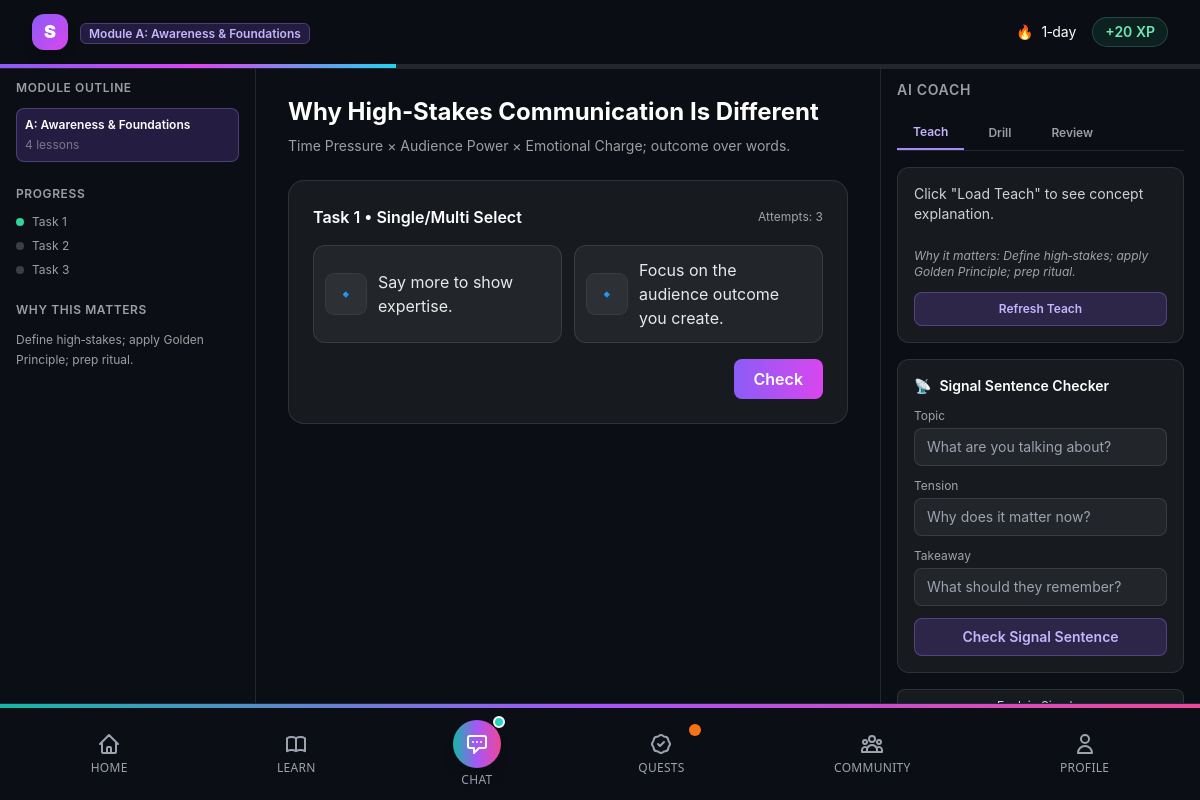
Page /lesson/33/ (signed in) on the committed database.
### myApp/models.py (models this page shows, shortened)
class Lesson(models.Model):
    unit = models.ForeignKey(Unit, on_delete=models.CASCADE, related_name='lessons')
    name = models.CharField(max_length=100)
    description = models.TextField()
    order = models.IntegerField()
    duration_minutes = models.IntegerField()
    xp_reward = models.IntegerField(default=10)
    tip_sheet = models.TextField(blank=True)
    learning_objectives = models.TextField(blank=True)
    class Meta:
        ordering = ['unit', 'order']
        unique_together = ['unit', 'order']

class Unit(models.Model):
    level = models.ForeignKey(Level, on_delete=models.CASCADE, related_name='units')
    name = models.CharField(max_length=100)
    description = models.TextField()
    order = models.IntegerField()
    duration_minutes = models.IntegerField()
    class Meta:
        ordering = ['level', 'order']
        unique_together = ['level', 'order']

class Profile(models.Model):
    user = models.OneToOneField(User, on_delete=models.CASCADE)
    created_at = models.DateTimeField(auto_now_add=True)
    updated_at = models.DateTimeField(auto_now=True)
    daily_goal_minutes = models.IntegerField(default=5, validators=[MinValueValidator(2), MaxValueValidator(60)])
    learning_goal = models.CharField(max_length=100, default="converse_confidently")
    current_level = models.IntegerField(default=1, validators=[MinValueValidator(1), MaxValueValidator(6)])
    total_xp = models.IntegerField(default=0)
    current_streak = models.IntegerField(default=0)
    longest_streak = models.IntegerField(default=0)
    last_activity = models.DateTimeField(null=True, blank=True)
    coins = models.IntegerField(default=0)
    tickets = models.IntegerField(default=0)  # For district venue entry
    persona = models.JSONField(default=dict, blank=True)  # Role, audience, goal, etc.
    contexts = models.JSONField(default=list, blank=True)  # Typical speaking contexts
    goals = models.JSONField(default=list, blank=True)  # Learning goals
    ab_variant = models.CharField(max_length=1, default='A', choices=[('A', 'Dashboard-first'), ('B', 'Map-first')])
    onboarding_completed = models.BooleanField(default=False)

class Exercise(models.Model):
    EXERCISE_TYPES = [
        ('select', 'Single/Multi Select'),
        ('match', 'Match/Order'),
        ('rewrite', 'Rewrite for Clarity'),
        ('listen', 'Tap What You Hear'),
        ('speak', 'Say It Aloud'),
        ('scenario', 'Scenario Choice'),
        ('milestone', 'Milestone Recording'),
    ]
    lesson = models.ForeignKey(Lesson, on_delete=models.CASCADE, related_name='exercises')
    exercise_type = models.CharField(max_length=20, choices=EXERCISE_TYPES)
    order = models.IntegerField()
    prompt = models.TextField()
    stimulus_text = models.TextField(blank=True)
    stimulus_audio = models.URLField(blank=True)
    stimulus_image = models.URLField(blank=True)
    options = models.JSONField(default=list, blank=True)  # List of options
    correct_answers = models.JSONField(default=list)  # List of correct answer indices/values
    reference_rewrite = models.TextField(blank=True)
    rubric_criteria = models.JSONField(default=dict, blank=True)  # Scoring criteria
    concept_refs = models.JSONField(default=list, blank=True, help_text="List of KnowledgeBlock slugs used")
    xp_reward = models.IntegerField(default=5)
    max_attempts = models.IntegerField(default=3)
    hints = models.TextField(blank=True)
    feedback_correct = models.TextField(blank=True)
    feedback_incorrect = models.TextField(blank=True)
    class Meta:
        ordering = ['lesson', 'order']
        unique_together = ['lesson', 'order']

### myApp/views.py (the view)
# urls.py: path('lesson/<int:lesson_id>/', views.lesson_runner, name='lesson_runner'),
@login_required
def lesson_runner(request, lesson_id):
    lesson = get_object_or_404(Lesson, id=lesson_id)
    exercises = lesson.exercises.all().order_by('order')
    completed_exercises = ExerciseAttempt.objects.filter(
        user=request.user,
        exercise__lesson=lesson,
        is_correct=True
    ).values_list('exercise_id', flat=True)
    total_attempts = ExerciseAttempt.objects.filter(user=request.user).count()
    is_first_lesson = total_attempts == 0
    level = lesson.unit.level if lesson.unit else None
    district = District.objects.filter(level=level).first() if level else None
    module_letter = lesson.unit.name[0] if lesson.unit and lesson.unit.name else 'A'
    knowledge_blocks = KnowledgeBlock.objects.filter(module=module_letter)[:5]
    all_units = Unit.objects.filter(level=level).order_by('order') if level else []
    context = {
        'lesson': lesson,
        'exercises': exercises,
        'completed_exercises': completed_exercises,
        'is_first_lesson': is_first_lesson,
        'level': level,
        'district': district,
        'module_letter': module_letter,
        'knowledge_blocks': knowledge_blocks,
        'all_units': all_units,
    }
    return render(request, 'myApp/lesson_runner.html', context)

### myApp/templates/myApp/lesson_runner.html (shortened to what this page needs)
{% extends 'myApp/base_lesson.html' %}
{% load static %}
{% block content %}
<div class="min-h-screen bg-[#0B0E14] text-white" style="font-family: 'Inter', 'Manrope', sans-serif;">
  <header class="fixed inset-x-0 top-0 z-50 bg-[#0B0E14]/95 backdrop-blur-xl border-b border-white/10">
    <div class="max-w-[1920px] mx-auto px-4 sm:px-6 lg:px-8 h-16 flex items-center justify-between">
      <div class="flex items-center gap-3">
        <a href="{% url 'home' %}" class="w-9 h-9 rounded-xl bg-gradient-to-br from-violet-500 to-fuchsia-500 grid place-items-center shadow-lg">
          <span class="text-lg font-black">S</span>
        </a>
        <div>
          {% if level %}
          <span class="px-2 py-0.5 rounded-md bg-violet-500/20 border border-violet-400/30 text-violet-300 text-xs font-semibold">
            Module {{ module_letter }}: {{ lesson.unit.name }}
          </span>
          {% endif %}
        </div>
      </div>
      <div class="flex items-center gap-4">
        <div class="flex items-center gap-2 text-sm">
          <span class="text-orange-400">🔥</span>
          <span>{{ request.user.profile.current_streak|default:0 }}‑day</span>
        </div>
        <div class="px-3 py-1 rounded-full bg-emerald-400/10 border border-emerald-300/20 text-emerald-300 text-sm font-semibold">
          +{{ lesson.xp_reward }} XP
        </div>
      </div>
    </div>
    <div class="h-1 bg-white/10">
      <div id="progressBar" class="h-1 bg-gradient-to-r from-violet-500 via-fuchsia-500 to-cyan-400 transition-[width] duration-250" style="width: 0%"></div>
    </div>
  </header>
  <div class="flex max-w-[1920px] mx-auto pt-16">
    <aside class="w-64 fixed left-0 top-16 bottom-0 overflow-y-auto bg-[#0B0E14] border-r border-white/10 p-4">
      <div class="space-y-6">
        <div>
          <h3 class="text-xs font-semibold text-white/60 uppercase tracking-wider mb-3">Module Outline</h3>
          <div class="space-y-2">
            {% for unit in all_units %}
            <div class="p-2 rounded-lg {% if unit.id == lesson.unit.id %}bg-violet-500/20 border border-violet-400/30{% else %}bg-white/5{% endif %}">
              <div class="text-xs font-semibold">{{ unit.name|first }}: {{ unit.name }}</div>
              <div class="text-xs text-white/40 mt-1">{{ unit.lessons.count }} lessons</div>
            </div>
            {% endfor %}
          </div>
        </div>
        <div>
          <h3 class="text-xs font-semibold text-white/60 uppercase tracking-wider mb-3">Progress</h3>
          <div class="space-y-2">
            {% for exercise in exercises %}
            <div class="flex items-center gap-2 text-xs">
              <div class="w-2 h-2 rounded-full {% if exercise.id in completed_exercises %}bg-emerald-400{% else %}bg-white/20{% endif %}"></div>
              <span class="text-white/60">Task {{ exercise.order }}</span>
            </div>
            {% endfor %}
          </div>
        </div>
        <div>
          <h3 class="text-xs font-semibold text-white/60 uppercase tracking-wider mb-3">Why This Matters</h3>
          <div class="text-xs text-white/60 leading-relaxed">
            {{ lesson.learning_objectives|default:"Master core communication skills that build confidence and influence in high-stakes situations." }}
          </div>
        </div>
      </div>
    </aside>
    <main class="flex-1 ml-64 mr-80 p-8">
      <div class="max-w-3xl mx-auto">
        <div class="mb-6">
          <h1 class="text-2xl font-bold mb-2">{{ lesson.name }}</h1>
          <p class="text-white/60 text-sm">{{ lesson.description }}</p>
        </div>
        <div id="exercise-container" class="space-y-6">
          {% for exercise in exercises %}
          <article
            class="exercise-card bg-white/5 border border-white/10 rounded-2xl p-6 {% if forloop.counter0 > 0 %}hidden{% endif %}"
            data-exercise-id="{{ exercise.id }}"
            data-type="{{ exercise.exercise_type }}"
          >
            <div class="flex items-center justify-between mb-4">
              <h3 class="text-base font-semibold">Task {{ forloop.counter }} • {{ exercise.get_exercise_type_display }}</h3>
              <span class="text-xs text-white/60">Attempts: {{ exercise.max_attempts }}</span>
            </div>
            {% if exercise.exercise_type == 'select' %}
            <div class="grid sm:grid-cols-2 gap-3 mb-4">
              {% for option in exercise.options %}
              <label class="choice group flex items-center gap-3 p-3 rounded-xl border border-white/10 bg-white/5 hover:bg-white/7.5 cursor-pointer transition-all duration-200">
                <div class="w-10 h-10 rounded-lg grid place-items-center bg-white/5 ring-1 ring-white/10">🔹</div>
                <span class="flex-1 text-white/90">{{ option }}</span>
              </label>
              {% endfor %}
            </div>
            <div class="text-right"><button class="submit-exercise px-5 py-2 rounded-lg bg-gradient-to-r from-violet-500 to-fuchsia-500 font-semibold hover:from-violet-600 hover:to-fuchsia-600 transition-all duration-200">Check</button></div>
            {% endif %}
          </article>
          {% endfor %}
        </div>
      </div>
    </main>
    <aside class="w-80 fixed right-0 top-16 bottom-0 overflow-y-auto bg-[#0B0E14] border-l border-white/10 p-4">
      <div class="space-y-4">
        <h3 class="text-sm font-semibold text-white/60 uppercase tracking-wider mb-4">AI Coach</h3>
        <div class="flex gap-2 border-b border-white/10">
          <button onclick="showCoachTab('teach')" class="coach-tab px-4 py-2 text-xs font-semibold border-b-2 border-violet-400 text-violet-300" data-tab="teach">Teach</button>
          <button onclick="showCoachTab('drill')" class="coach-tab px-4 py-2 text-xs font-semibold text-white/60 hover:text-white/80" data-tab="drill">Drill</button>
          <button onclick="showCoachTab('review')" class="coach-tab px-4 py-2 text-xs font-semibold text-white/60 hover:text-white/80" data-tab="review">Review</button>
        </div>
        <div id="coach-teach" class="coach-content">
          <div class="bg-white/5 border border-white/10 rounded-xl p-4">
            <div id="teach-content">
              <div class="text-sm text-white/80 mb-3">
                {% if knowledge_blocks %}
                  {{ knowledge_blocks.0.summary|truncatewords:120 }}
                {% else %}
                  Click "Load Teach" to see concept explanation.
                {% endif %}
              </div>
              <div class="text-xs text-white/60 italic">
                Why it matters: {{ lesson.learning_objectives|default:"This concept builds your core communication foundation."|truncatewords:15 }}
              </div>
            </div>
            <button onclick="loadCoachContent('teach')" class="mt-3 w-full px-3 py-2 rounded-lg bg-violet-500/20 border border-violet-400/30 text-violet-300 text-xs font-semibold hover:bg-violet-500/30 transition-all duration-200">
              Refresh Teach
            </button>
          </div>
        </div>
        {% if module_letter == 'A' or module_letter == 'D' %}
        <div class="mt-6">
          {% if module_letter == 'A' %}
            {% include 'myApp/components/signal_sentence_checker.html' %}
          {% elif module_letter == 'D' %}
            {% include 'myApp/components/message_builder_3x3.html' %}
          {% endif %}
        </div>
        {% endif %}
        <div class="mt-4 space-y-2">
          <button onclick="askCoach('explain simpler')" class="w-full px-3 py-2 rounded-lg bg-white/5 border border-white/10 text-white/80 text-xs hover:bg-white/10 transition-all duration-200">
          </button>
          <button onclick="askCoach('give harder example')" class="w-full px-3 py-2 rounded-lg bg-white/5 border border-white/10 text-white/80 text-xs hover:bg-white/10 transition-all duration-200">
          </button>
        </div>
      </div>
    </aside>
  </div>
</div>
{% endblock %}

### rows in the picture
Lesson: unit.name "Awareness & Foundations", xp_reward "20", learning_objectives "Define high‑stakes; apply Golden Principle; prep ritual.", name "Why High‑Stakes Communication Is Different", description "Time Pressure × Audience Power × Emotional Charge; outcome over words."
Unit: name|first "A", name "Awareness & Foundations", lessons.count "4"
Exercise: order "1", exercise_type "Single/Multi Select", max_attempts "3", options "Say more to show expertise." "Focus on the audience outcome you create."
Exercise: order "2"
Exercise: order "3"

### other values in the picture
{{ module_letter }} "A"
{{ request.user.profile.current_streak|default:0 }} "1"
